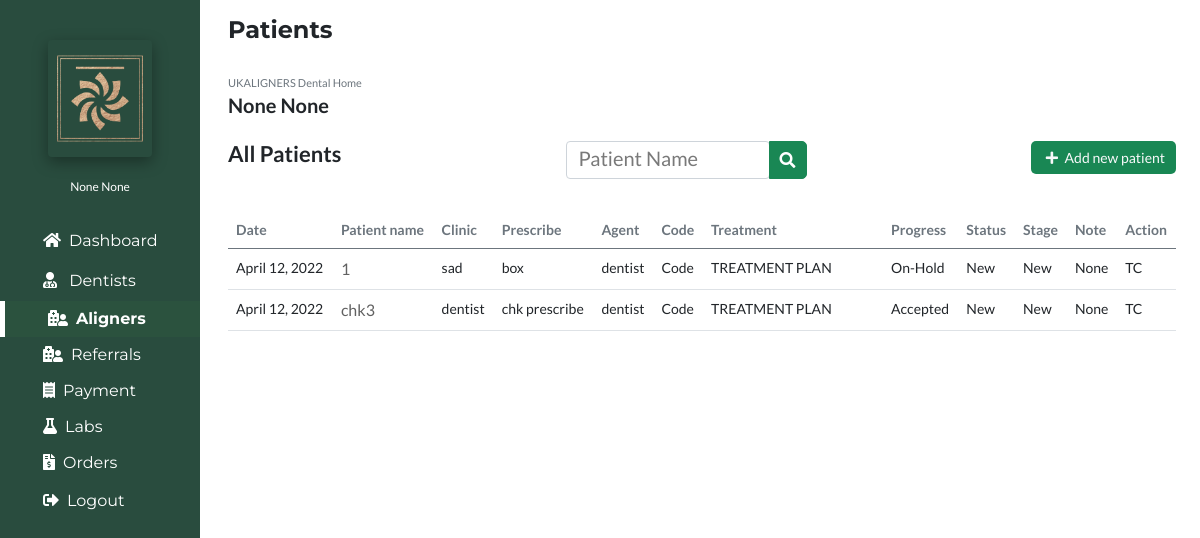
The page /patientarchived (signed in) on the database its author committed.
### account/models.py (models this page shows, shortened)
class Account(AbstractBaseUser):
	email 					= models.EmailField(verbose_name="email", max_length=60, unique=True)
	username 				= models.CharField(max_length=30, unique=True)
	date_joined				= models.DateTimeField(verbose_name='date joined', auto_now_add=True)
	last_login				= models.DateTimeField(verbose_name='last login', auto_now=True)
	first_name				= models.CharField(max_length=50, null=True)
	last_name				= models.CharField(max_length=50, null=True)
	is_admin				= models.BooleanField(default=False)
	is_active				= models.BooleanField(default=True)
	is_staff				= models.BooleanField(default=False)
	is_superuser			= models.BooleanField(default=False)
	is_reception			= models.BooleanField(default=False)
	is_nurse				= models.BooleanField(default=False)
	is_dentist				= models.BooleanField(default=False)
	hide_email				= models.BooleanField(default=True)
	USERNAME_FIELD = 'username'
	REQUIRED_FIELDS = ['email']
	objects = MyAccountManager()
	def __str__(self):
		return self.username

### portfolioApp/models.py (models this page shows, shortened)
class Patient(models.Model):
    Dentist=models.ForeignKey(User,on_delete=models.CASCADE)
    Prescriber=models.CharField(max_length=100,null=True)
    Clinic=models.CharField(max_length=300,null=True)
    Email=models.CharField(max_length=300,null=True)
    Telephone=models.CharField(max_length=300,null=True)
    PatientName=models.CharField(max_length=100,null=True)
    Sex=models.CharField(max_length=100,null=True)
    TreatmentInPast=models.CharField(max_length=100,null=True)
    Age=models.CharField(max_length=100,null=True)
    Address1=models.CharField(max_length=100,null=True)
    Address2=models.CharField(max_length=100,null=True)
    OralScan=models.CharField(max_length=100,null=True)
    Impression=models.CharField(max_length=100,null=True)
    UpperJaw=models.FileField(null=True)
    LowerJaw=models.FileField(null=True)
    Photo1=models.ImageField(null=True)
    Photo2=models.ImageField(null=True)
    Photo3=models.ImageField(null=True)
    Photo4=models.ImageField(null=True)
    Treatment=models.CharField(max_length=150,null=True, choices=(("TREATMENT PLAN: includes 3D visualisation and STL files to print models in house","TREATMENT PLAN: includes 3D visualisation and STL files to print models in house"),("Full TREATMENT: including 3D and all set of aligners","Full TREATMENT: including 3D and all set of aligners")))
    TreatmentRequired=models.CharField(max_length=150,null=True)
    Aligners=models.CharField(max_length=150,null=True)
    TreatmentLimit=models.CharField(max_length=150,null=True)
    Overbite=models.CharField(max_length=150,null=True)
    Overjet=models.CharField(max_length=150,null=True)
    Expension=models.CharField(max_length=150,null=True)
    IPR=models.CharField(max_length=150,null=True)
    Procline=models.CharField(max_length=150,null=True)
    Distalize=models.CharField(max_length=150,null=True)
    UpperMidline=models.CharField(max_length=150,null=True)
    LoverMidline=models.CharField(max_length=150,null=True)
    ArchForm=models.CharField(max_length=150,null=True)
    PCrossbite=models.CharField(max_length=150,null=True)
    Hint1=models.CharField(max_length=150,null=True)
    Hint2=models.CharField(max_length=150,null=True)
    Hint3=models.CharField(max_length=150,null=True)
    DentistNote=models.TextField(default="Not Added",null=True)
    AdminNote=models.TextField(default="Not Added",null=True)
    Status=models.CharField(max_length=120,default="Pending",null=True,choices=(("3D","3D"),("Ready","Ready")))
    InternalStatus=models.CharField(max_length=30,null=True,default="On")
    Date=models.DateField(auto_now_add=True)
    file=models.FileField(null=True)
    AdminStatus = models.CharField(max_length=1000,null=True)
    Stage = models.CharField(max_length=1000,null=True, choices=(("File sent","File sent"),("Model prod","Model prod"),("Aligner prod","Aligner prod"),("Ready","Ready")))
    Note = models.CharField(max_length=10000,null=True)
    Action = models.CharField(max_length=1000,null=True,choices=(("In progress","In progress"),("TC","TC")))
    Progress = models.CharField(max_length=1000,null=True, blank=True, choices=(("Accept","Accept"),("Review","Review"),("Decline","Decline"),("On-Hold","On-Hold"),("New","New")))
    UpperArch = models.IntegerField(default=0, null=True, blank=True)
    LowerArch = models.IntegerField(default=0,null=True, blank=True)
    UpperArchMaterial = models.CharField(max_length=50,null=True, blank=True)
    LowerArchMaterial = models.CharField(max_length=50,null=True, blank=True)

### portfolioApp/views.py (the view)
# urls.py: path('patientarchived', views.patientarchived, name='patientarchived'),
@login_required(login_url='login')
def patientarchived(request):
    mypatients=Patient.objects.filter(Action="TC").order_by("PatientName")
    context={
        'patients':'active',
        'mypatients':mypatients,
    }
    return render(request,'patientarchived.html',context)

### portfolioApp/templates/patientarchived.html (shortened to what this page needs)
{% extends 'base.html' %}
{% load static %}
{% block body %}
<section class="px-4">
<h4 class="py-3"><b>Patients</b></h4>
<div class="">
<span class="text-secondary">UKALIGNERS Dental Home</span>
<h6><b>{{user.first_name}} {{user.last_name}}</b></h6>
<div class="d-flex justify-content-between py-3">
<h5><b>All Patients</b></h5>
<div class="search-bar">
<div class="input-group">
  <div class="form-outline">
  <form action="{% url 'patientsearchresults' %}" method="get">
    <input type="search" id="patientName"  class="form-control" placeholder="Patient Name" name="PatientSearchQuery" />
  </div>
  <button type="submit" class="btn btn-success bg-success">
    <i class="fas fa-search"></i>
  </button>
</div>
</div>
<div class="add-new">
<a href="{% url 'addnewpatient' %}" class="btn btn-sm text-light bg-success"><i class="fas fa-plus mx-1"></i> Add new patient</a>
</div>
</div>
<div class="col-sm-12 px-0 pb-3 my-3 table-responsive"style="font-size:14px;">
<table class="table ">
<thead class="text-secondary">
<tr>
  <th scope="col">Date</th>
  <th scope="col">Patient name</th>
  <th scope="col">Clinic</th>
  <th scope="col">Prescribe</th>
  <th scope="col">Agent</th>
  <th scope="col">Code</th>
  <th scope="col">Treatment</th>
  <th scope="col">Progress</th>
  <th scope="col">Status</th>
  <th scope="col">Stage</th>
  <th scope="col">Note</th>
  <th scope="col">Action</th>
</tr>
</thead>
<tbody>
{% for patients in mypatients %}
<tr>
<td>{{patients.Date}}</td>
{% if not user.is_staff or user.is_superuser %}
<td><a href="/patientdetail/{{patients.id}}/">{{patients.PatientName}} {{patients.PatientSurname}}</a></td>
{% else %}
<td class="text-secondary">{{patients.PatientName}} {{patients.PatientSurname}}</td>
{% endif %}
<td>{{patients.Clinic}}</td>
<td>{{patients.Prescriber}}</td>
<td>{{patients.Dentist}}</td>
<td>Code</td>
{% if patients.Treatment == "Full TREATMENT: including 3D and all set of aligners" %}
  <td style="width: 180px;">Full TREATMENT</td>
{% else %}
  <td style="width: 180px;">TREATMENT PLAN</td>
{% endif %}
<td>{{patients.Progress}}</td>
<td>{{patients.Status}}</td>
<td>{{patients.Stage}}</td>
<td style="max-width:300px;">{{patients.Note}}</td>
<td>{{patients.Action}}</td>
</tr>
{% endfor %}
</tbody>
</table>
</div>
</div>
</section>
{% endblock body %}

### portfolioApp/templates/sidebar.html (shortened to what this page needs)
{% load static %}
<!DOCTYPE html>
<html lang="en">
 <head>
    <link rel="stylesheet" href="{% static 'css/all.min.css' %}" >
    <link href="{% static 'css/bootstrap.min.css' %} " rel="stylesheet">
    <link rel="stylesheet" href="{% static 'css/fontawesome.css' %}" >
    <link rel="stylesheet" href="https://cdnjs.cloudflare.com/ajax/libs/font-awesome/4.7.0/css/font-awesome.min.css">
    <link rel="stylesheet" href="{% static 'css/animated.css' %}" >
    <link rel="stylesheet" href="{% static 'css/owl.css' %}" >
    <link href="https://unpkg.com/aos@2.3.1/dist/aos.css" rel="stylesheet">
</head>
<body>
{% if user.is_superuser %}
<div class="col-sm-2 py-4"style="background:#294C3E;position:fixed;left:0;min-height:1600px;">
{% else %}
<div class="col-sm-2 py-4"style="background:rgb(40 40 41);position:fixed;left:0;min-height:1600px;">
{% endif %}
{% if user.is_superuser %}
<div class="logo text-center rounded p-2 mx-5 mt-3"style="box-shadow: rgba(0, 0, 0, 0.35) 0px 5px 15px;">
<img class="img-fluid"src="{% static 'images/Logo4.png' %} " style="object-fit:cover;width:100px;height:101px;" alt="Logo">
</div>
{% endif %}
<div class="username text-center mt-3"><span style="font-size:12px;color:white;">{{user.first_name}} {{user.last_name}}</span></div>
<nav class="nav flex-column py-4"style="font-family: 'Montserrat', sans-serif;">
<a href="{% url 'dashboard' %}" class="nav-link {{dashboard}}"style="padding-left:35px;color:white;"><i class="fas fa-home mx-2"></i>Dashboard</a>
{% if user.is_superuser %}
<a href="{% url 'dentists' %}" class="nav-link {{dentists}}"style="padding-left:35px;color:white;"><i class="fas fa-user-md mx-2"></i> Dentists</a>
{% endif %}
<a  class="dropdown-btn nav-link {{patients}}"style="padding-left:35px;color:white;"><i class="fas fa-hospital-user mx-2"></i>Aligners</a>
<a  class="dropdown-btn nav-link {{referral}}"style="padding-left:35px;color:white;"><i class="fas fa-hospital-user mx-2"></i>Referrals</a>
{% if user.is_superuser or user.is_staff %}
<a  class="dropdown-btn nav-link {{payment}}"style="padding-left:35px;color:white;"><i class="fas  fa-receipt mx-2"></i>Payment</a>
{% endif %}
{% if user.is_superuser or user.is_staff %}
<a  class="dropdown-btn nav-link {{labs}}"style="padding-left:35px;color:white;"><i class="fas fa-flask mx-2"></i>Labs</a>
{% endif %}
{% if user.is_superuser or user.is_staff %}
<a  class="dropdown-btn nav-link {{orders}}"style="padding-left:35px;color:white;"><i class="fas fa-file-invoice-dollar mx-2"></i>Orders</a>
{% endif %}
<a href="{% url 'logout' %}" class="nav-link {{logout}}"style="padding-left:35px;color:white;"><i class="fas fa-sign-out-alt mx-2"></i>Logout</a>
</nav>
</div>
</body>
</html>

### portfolioApp/templates/base.html (style rules this page uses)
body { margin:0px; padding:0px; font-family: 'Lato', sans-serif; overflow-x: hidden; background:white; }
span,p { font-size:11px; color:black; }
h4 { font-family: 'Montserrat', sans-serif; }
::placeholder { color:#797979 !important; }
input, input::-webkit-input-placeholder { font-size: 13px; }
.btn { border-radius:5px; padding:5px 10px 5px 10px; background:#1B3229; }
a { text-decoration:none; color:#616161; }
a.nav-link.active { color: #96d3aa; border-left: 5px solid white; font-weight: bold; background: rgba(84, 248, 69, 0.035); }

### portfolioApp/templates/sidebar.html (style rules this page uses)
body { margin:0px; padding:0px; font-family: 'Lato', sans-serif; overflow-x: hidden; background:white; }
span { font-size:11px; color:black; }
h4 { font-family: 'Montserrat', sans-serif; font-size:24px; }
h5 { font-size:22px }
h6 { font-size:20px; }
::placeholder { color:#797979 !important; }
input, input::-webkit-input-placeholder { font-size: 20px; }
.btn { border-radius:5px; padding:5px 10px 5px 10px; background:#1B3229; }
a { text-decoration:none; color:#616161; font-size:16px; }
a.nav-link.active { color: #96d3aa; border-left: 5px solid white; font-weight: bold; background: rgba(84, 248, 69, 0.035); }
.dropdown-btn { padding: 6px 8px 6px 16px; text-decoration: none; color: white; display: block; border: none; background: none; width: 100%; cursor: pointer; outline: none; }

### rows shown on the page
Account: first_name "None", last_name "None"
Patient: Date "April 12, 2022", PatientName "1", Clinic "sad", Prescriber "box", Dentist "dentist", shows "TREATMENT PLAN", Progress "On-Hold", Status "New", Stage "New", Note "None", Action "TC"
Patient: Date "April 12, 2022", PatientName "chk3", Clinic "dentist", Prescriber "chk prescribe", Dentist "dentist", shows "TREATMENT PLAN", Progress "Accepted", Status "New", Stage "New", Note "None", Action "TC"
